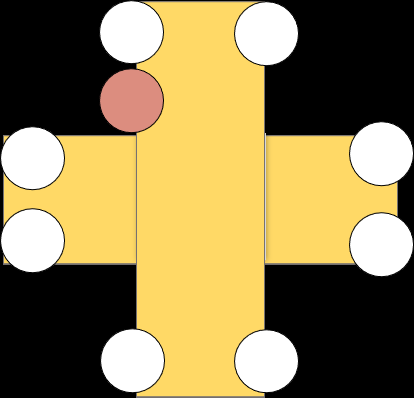
#> input picture multicodes/assets/reference/canonical_cross_clean.png, 414 x 398 px, given as the content of the folder input/single, which was not available
$ python compare_segmentation.py
#> lines starting #> are read from the running program, lines starting #| are printed output that depends on the picture; after the words box and inside, x2 and y2 are one past the last pixel; in counts of white or black regions, pixels touching at a corner belong together
### multicodes/src/pipeline.py
import argparse
import base64
import html
import json
import re
import urllib.error
import urllib.request
import zipfile
from datetime import datetime
from pathlib import Path

import cv2
import numpy as np


QWEN_SYSTEM_PROMPT = """You are a strict visual classifier for four-bit
binary codes on cross-shaped DNA origami structures.

Each cross has horizontal and vertical arms. Up to nine designed sites can
bind streptavidin and appear as small white dots. An orange marker near the
upper-left side of the vertical arm defines the orientation.

Read the bits in this order:
1. Vertical arm, left side: top = 1, bottom = 0.
2. Vertical arm, right side: top = 1, bottom = 0.
3. Horizontal arm, upper side: right = 1, left = 0.
4. Horizontal arm, lower side: right = 1, left = 0.

Use the orange marker to determine orientation. Do not infer orientation from
an arbitrary image rotation.

Return one valid JSON object only, with no Markdown or explanation:
{"code":"1010","confidence":0.95,"reason":"brief explanation"}

The code must be a four-character binary string from 0000 to 1111."""


def imread_unicode(path):
    data = np.fromfile(str(path), dtype=np.uint8)
    return cv2.imdecode(data, cv2.IMREAD_COLOR)


def imwrite_unicode(path, image):
    ext = Path(path).suffix.lower() or ".png"
    params = [cv2.IMWRITE_PNG_COMPRESSION, 3] if ext == ".png" else []
    ok, buffer = cv2.imencode(ext, image, params)
    if not ok:
        raise RuntimeError(f"Failed to encode image: {path}")
    with open(path, "wb") as f:
        f.write(buffer)


# [18 lines left out: functions image_to_data_url, resize_for_api, not called in this run]


def normalize_binary(gray):
    blur = cv2.GaussianBlur(gray, (5, 5), 0)
    _, binary = cv2.threshold(blur, 0, 255, cv2.THRESH_BINARY + cv2.THRESH_OTSU)
    if binary.mean() > 127:
        binary = cv2.bitwise_not(binary)
    binary = cv2.morphologyEx(binary, cv2.MORPH_CLOSE, np.ones((5, 5), np.uint8), iterations=2)
    binary = cv2.morphologyEx(binary, cv2.MORPH_OPEN, np.ones((3, 3), np.uint8), iterations=1)
    return binary


def expand_box(box, image_shape, padding):
    x1, y1, x2, y2 = box
    h, w = image_shape[:2]
    return (
        max(0, x1 - padding),
        max(0, y1 - padding),
        min(w, x2 + padding),
        min(h, y2 + padding),
    )


def segment_by_erosion(image, erode_radius, min_area, padding):
    gray = cv2.cvtColor(image, cv2.COLOR_BGR2GRAY)
    binary = normalize_binary(gray)
    ksize = max(3, int(erode_radius) * 2 + 1)
    kernel = cv2.getStructuringElement(cv2.MORPH_ELLIPSE, (ksize, ksize))
    eroded = cv2.erode(binary, kernel, iterations=1)

    num_labels, labels, stats, _ = cv2.connectedComponentsWithStats(eroded, connectivity=8)
    boxes = []
    debug_mask = np.zeros_like(binary)

    for label in range(1, num_labels):
        area = int(stats[label, cv2.CC_STAT_AREA])
        if area < min_area:
            continue
        x = int(stats[label, cv2.CC_STAT_LEFT])
        y = int(stats[label, cv2.CC_STAT_TOP])
        w = int(stats[label, cv2.CC_STAT_WIDTH])
        h = int(stats[label, cv2.CC_STAT_HEIGHT])
        boxes.append(
            expand_box(
                (x, y, x + w, y + h),
                image.shape,
                padding + erode_radius,
            )
        )
        debug_mask[labels == label] = 255

    boxes.sort(key=lambda b: (b[1], b[0]))
    return boxes, binary, debug_mask


# [439 lines left out: functions segment_crosses, extract_json, extract_pptx_reference, build_reference_sheet, call_qwen, draw_result and 1 more, not called in this run]


# [2 lines that do not run on import are left out]

### multicodes/src/compare_segmentation.py
import argparse
import json
from datetime import datetime
from pathlib import Path

import cv2
import numpy as np

from pipeline import (
    imread_unicode,
    imwrite_unicode,
    normalize_binary,
    segment_by_erosion,
)


def find_local_peaks(values, min_distance):
    peaks = []
    for index in range(1, len(values) - 1):
        if values[index] < values[index - 1] or values[index] < values[index + 1]:
            continue
        if any(abs(index - peak) < min_distance for peak in peaks):
            continue
        peaks.append(index)
    return peaks


def box_from_segment(axis_start, axis_end, horizontal, image_shape, padding):
    h, w = image_shape[:2]
    if horizontal:
        return (
            max(0, axis_start - padding),
            0,
            min(w, axis_end + padding),
            h,
        )
    return (
        0,
        max(0, axis_start - padding),
        w,
        min(h, axis_end + padding),
    )


def segment_period(image, reference_shape, padding):
    gray = cv2.cvtColor(image, cv2.COLOR_BGR2GRAY)
    binary = normalize_binary(gray)
    h, w = gray.shape[:2]
    horizontal = w >= h
    length = w if horizontal else h

    profile = binary.sum(axis=0 if horizontal else 1).astype(np.float32)
    kernel = np.ones(7, dtype=np.float32) / 7.0
    smooth = np.convolve(profile, kernel, mode="same")
    centered = smooth - smooth.mean()

    autocorr = np.correlate(centered, centered, mode="full")[len(centered) - 1 :]
    if autocorr[0] > 0:
        autocorr = autocorr / autocorr[0]

    reference_length = reference_shape[1] if horizontal else reference_shape[0]
    min_lag = max(8, int(reference_length * 0.55))
    max_lag = min(len(autocorr) - 2, int(reference_length * 1.8))
    min_lag = min(min_lag, max_lag - 1)

    peaks = find_local_peaks(autocorr, max(2, reference_length // 4))
    candidate_peaks = [p for p in peaks if min_lag <= p <= max_lag]
    if candidate_peaks:
        period = max(candidate_peaks, key=lambda p: autocorr[p])
    else:
        period = max(min_lag, int(round(reference_length)))

    count = max(1, int(round(length / period)))
    expected_boundaries = np.linspace(0, length, count + 1)
    boundaries = [0]

    for expected in expected_boundaries[1:-1]:
        radius = max(3, int(period * 0.2))
        start = max(1, int(expected - radius))
        end = min(length - 1, int(expected + radius))
        if end <= start:
            boundaries.append(int(expected))
        else:
            local = smooth[start:end]
            boundaries.append(start + int(np.argmin(local)))
    boundaries.append(length)
    boundaries = sorted(set(boundaries))

    boxes = []
    for start, end in zip(boundaries[:-1], boundaries[1:]):
        if end - start < reference_length * 0.45:
            continue
        boxes.append(box_from_segment(start, end, horizontal, image.shape, padding))

    return (
        boxes,
        binary,
        {
            "period_px": int(period),
            "count": len(boxes),
            "profile": smooth.tolist(),
            "autocorr": autocorr.tolist(),
        },
    )


def segment_template(
    image,
    template,
    padding,
    threshold,
    min_distance_ratio,
    max_crosses,
    count_hint=None,
    min_score=0.15,
):
    chain_gray = cv2.cvtColor(image, cv2.COLOR_BGR2GRAY)
    template_gray = cv2.cvtColor(template, cv2.COLOR_BGR2GRAY)

    if template_gray.shape[0] > chain_gray.shape[0] or template_gray.shape[1] > chain_gray.shape[1]:
        return [], None, {"error": "template_larger_than_chain"}

    result = cv2.matchTemplate(chain_gray, template_gray, cv2.TM_CCOEFF_NORMED)
    result = np.nan_to_num(result, nan=-1.0, posinf=-1.0, neginf=-1.0)

    h, w = template_gray.shape[:2]
    min_distance = max(4, int(min(w, h) * min_distance_ratio))
    boxes = []
    scores = []
    work = result.copy()

    target_count = min(max_crosses, count_hint) if count_hint else max_crosses
    while len(boxes) < target_count:
        _, max_value, _, max_location = cv2.minMaxLoc(work)
        effective_threshold = threshold if count_hint is None else min_score
        if max_value < effective_threshold:
            break
        x, y = max_location
        boxes.append(
            (
                max(0, x - padding),
                max(0, y - padding),
                min(image.shape[1], x + w + padding),
                min(image.shape[0], y + h + padding),
            )
        )
        scores.append(float(max_value))

        x1 = max(0, x - min_distance)
        y1 = max(0, y - min_distance)
        x2 = min(work.shape[1], x + min_distance + 1)
        y2 = min(work.shape[0], y + min_distance + 1)
        work[y1:y2, x1:x2] = -1.0

    boxes.sort(key=lambda box: (box[1], box[0]))
    return (
        boxes,
        result,
        {
            "count": len(boxes),
            "scores": scores,
            "threshold": threshold,
            "count_hint": count_hint,
            "template_size": [int(w), int(h)],
        },
    )


def draw_boxes(image, boxes, color):
    vis = image.copy()
    for index, box in enumerate(boxes, start=1):
        x1, y1, x2, y2 = box
        cv2.rectangle(vis, (x1, y1), (x2, y2), color, 2)
        cv2.putText(
            vis,
            str(index),
            (x1 + 3, min(y2 - 4, y1 + 18)),
            cv2.FONT_HERSHEY_SIMPLEX,
            0.5,
            color,
            1,
            cv2.LINE_AA,
        )
    return vis


def add_header(image, title):
    header = np.zeros((36, image.shape[1], 3), dtype=np.uint8)
    cv2.putText(
        header,
        title,
        (8, 25),
        cv2.FONT_HERSHEY_SIMPLEX,
        0.7,
        (255, 255, 255),
        2,
        cv2.LINE_AA,
    )
    return np.vstack([header, image])


def save_method(
    method_dir,
    method_name,
    image,
    boxes,
    method_color,
    summary,
):
    method_dir.mkdir(parents=True, exist_ok=True)
    crops_dir = method_dir / "crops"
    crops_dir.mkdir(exist_ok=True)

    vis = draw_boxes(image, boxes, method_color)
    imwrite_unicode(method_dir / "boxes.png", vis)

    for index, box in enumerate(boxes, start=1):
        x1, y1, x2, y2 = box
        crop = image[y1:y2, x1:x2]
        imwrite_unicode(crops_dir / f"cross_{index:02d}.png", crop)

    summary[method_name] = {
        **summary.get(method_name, {}),
        "count": len(boxes),
        "boxes": [[int(v) for v in box] for box in boxes],
    }


def main():
    parser = argparse.ArgumentParser(description="Compare cross-chain segmentation methods.")
    parser.add_argument(
        "--single",
        default="input/single",
        help="single-cross template image or directory",
    )
    parser.add_argument(
        "--multi",
        default="input/multi",
        help="cross-chain image or directory",
    )
    parser.add_argument("--output", default=None)
    parser.add_argument("--erode-radius", type=int, default=4)
    parser.add_argument("--min-area", type=int, default=800)
    parser.add_argument("--padding", type=int, default=0)
    parser.add_argument("--template-threshold", type=float, default=0.45)
    parser.add_argument("--min-distance-ratio", type=float, default=0.5)
    parser.add_argument("--max-crosses", type=int, default=20)
    args = parser.parse_args()

    if args.output is None:
        output_dir = (
            Path(__file__).parent
            / "outputs"
            / f"segmentation_compare_{datetime.now().strftime('%Y%m%d_%H%M%S')}"
        )
    else:
        output_dir = Path(args.output)

    single_path = Path(args.single)
    single_files = (
        [single_path]
        if single_path.is_file()
        else sorted(
            p
            for p in single_path.iterdir()
            if p.suffix.lower() in (".png", ".jpg", ".jpeg", ".tif", ".tiff")
        )
    )
    template = imread_unicode(single_files[0]) if single_files else None
#> in imread_unicode, returned value is the input picture: shape (398, 414, 3); mean B, G, R 82.9, 129.6, 146.4
    if template is None:
        raise SystemExit("No single-cross template image found")

    multi_path = Path(args.multi)
    multi_files = (
        [multi_path]
        if multi_path.is_file()
        else sorted(
            p
            for p in multi_path.iterdir()
            if p.suffix.lower() in (".png", ".jpg", ".jpeg", ".tif", ".tiff")
        )
    )

    summary = {
        "template": str(single_files[0]),
        "template_size": [template.shape[1], template.shape[0]],
        "methods": {},
    }

    for image_path in multi_files:
        image = imread_unicode(image_path)
        if image is None:
            continue
        base_dir = output_dir / image_path.stem

        boxes_erode, _, _ = segment_by_erosion(
            image, args.erode_radius, args.min_area, args.padding
        )
#> in normalize_binary, `_, binary = cv2.threshold(blur, 0, 255, cv2.THRESH_BINARY + cv2.THRESH..`:
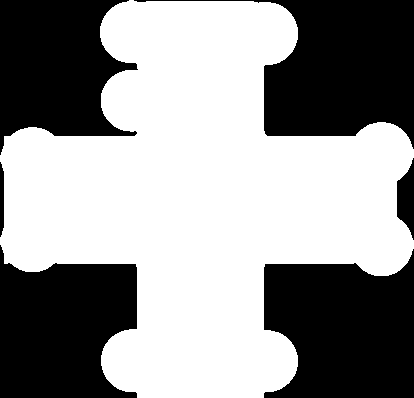
#> binary: shape (398, 414); 58.4% white; 6 black regions, box (x1, y1, x2, y2) and area: (134, 0, 414, 149) 18343, (264, 249, 414, 398) 18026, (0, 245, 137, 398) 16331, (0, 0, 138, 155) 14692, (397, 158, 414, 240) 908, (0, 162, 4, 237) 266
#> in normalize_binary, `binary = cv2.morphologyEx(binary, cv2.MORPH_CLOSE, np.ones((5, 5), np...`: binary: shape (398, 414); 41.6% white; 3 white regions, box (x1, y1, x2, y2) and area: (0, 0, 414, 398) 49660, (264, 249, 414, 398) 18026, (397, 158, 414, 240) 908
#> in normalize_binary, `binary = cv2.morphologyEx(binary, cv2.MORPH_OPEN, np.ones((3, 3), np.u..`: binary: shape (398, 414); 41.5% white; 7 white regions (1 under 20 px), largest, box (x1, y1, x2, y2) and area: (254, 0, 414, 147) 18211, (264, 251, 414, 398) 18022, (0, 247, 137, 398) 16331, (0, 0, 137, 152) 14688, (397, 160, 414, 238) 904, (0, 164, 4, 235) 262
#> in segment_by_erosion, `eroded = cv2.erode(binary, kernel, iterations=1)`: eroded: shape (398, 414); 37.9% white; 5 white regions, box (x1, y1, x2, y2) and area: (268, 0, 414, 138) 16850, (268, 260, 414, 398) 16678, (0, 264, 133, 398) 15021, (0, 0, 125, 135) 13263, (401, 169, 414, 229) 563
#> in segment_by_erosion, `num_labels, labels, stats, _ = cv2.connectedComponentsWithStats(eroded..`:
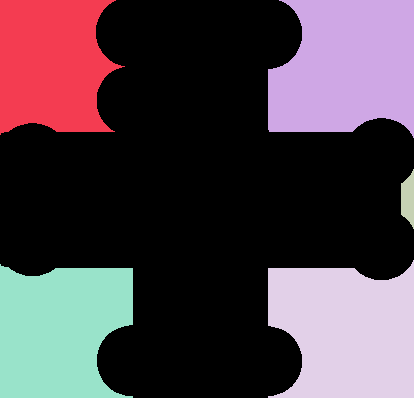
#> labels: shape (398, 414) int32; 6 distinct labels, from 0 to 5; one colour per label, 0 black
#> in segment_by_erosion, `num_labels, labels, stats, _ = cv2.connectedComponentsWithStats(eroded..`: num_labels = 6; stats = [[0, 0, 414, 398, 102397], [0, 0, 125, 135, 13263], [268, 0, 146, 138, 16850], [401, 169, 13, 60, 563], [268, 260, 146, 138, 16678], [0, 264, 133, 134, 15021]]
#> the loop in segment_by_erosion, `for label in range(1, num_labels):` made 5 passes
#> (area, x, y) on passes 1, 2, 4, 5: (13263, 0, 0), (16850, 268, 0), (16678, 268, 260), (15021, 0, 264)
#> area on pass 3: 563
#> after the loop in segment_by_erosion, `for label in range(1, num_labels):`:
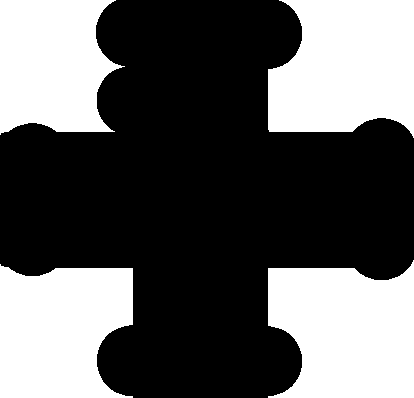
#> debug_mask: shape (398, 414); 37.5% white; 4 white regions, box (x1, y1, x2, y2) and area: (268, 0, 414, 138) 16850, (268, 260, 414, 398) 16678, (0, 264, 133, 398) 15021, (0, 0, 125, 135) 13263
#> after the loop in segment_by_erosion, `for label in range(1, num_labels):`: boxes = [(0, 0, 129, 139), (264, 0, 414, 142), (264, 256, 414, 398), (0, 260, 137, 398)]
#> boxes_erode has the same summary as boxes in segment_by_erosion
        save_method(
            base_dir / "erode",
            "erode",
            image,
            boxes_erode,
            (0, 0, 255),
            summary["methods"],
        )
#> the loop in draw_boxes, `for index, box in enumerate(boxes, start=1):` made 4 passes
#> after the loop in draw_boxes, `for index, box in enumerate(boxes, start=1):`: vis: shape (398, 414, 3); 3.22% of pixels changed, all inside (x1, y1, x2, y2) = (0, 0, 414, 398)
#> in imwrite_unicode, `params = [cv2.IMWRITE_PNG_COMPRESSION, 3] if ext == ".png" else []`: params = [16, 3]
#> in imwrite_unicode, `ok, buffer = cv2.imencode(ext, image, params)`: buffer = 19672 values, max 255 at index 363, min 0 at index 8, mean 125.4
#> the loop in save_method, `for index, box in enumerate(boxes, start=1):` made 4 passes

        boxes_period, _, period_info = segment_period(image, template.shape, args.padding)
#> in segment_period, `profile = binary.sum(axis=0 if horizontal else 1).astype(np.float32)`: profile = 414 values, max 95370 at index 0, min 0 at index 146, mean 42152.6
#> in segment_period, `smooth = np.convolve(profile, kernel, mode="same")`: smooth = 414 values, max 89177.1 at index 410, min 0 at index 149, mean 41761.2
#> in segment_period, `centered = smooth - smooth.mean()`: centered = 414 values, max 47415.9 at index 410, min -41761.2 at index 149, mean 0.00181
#> in segment_period, `autocorr = np.correlate(centered, centered, mode="full")[len(centered)..`: autocorr = 414 values, max 3.83e+11 at index 0, min -2.42e+11 at index 156, mean 462095904
#> in segment_period, `autocorr = autocorr / autocorr[0]`: autocorr = 414 values, max 1 at index 0, min -0.632 at index 156, mean 0.00121
#> in segment_period, `max_lag = min(len(autocorr) - 2, int(reference_length * 1.8))`: max_lag = 412
#> after the loop in find_local_peaks, `for index in range(1, len(values) - 1):`: peaks = [310]
#> in segment_period, `period = max(candidate_peaks, key=lambda p: autocorr[p])`: period = 310
#> in segment_period, `count = max(1, int(round(length / period)))`: count = 1
#> after the loop in segment_period, `for expected in expected_boundaries[1:-1]:`: boundaries = [0]
#> in segment_period, `boundaries = sorted(set(boundaries))`: boundaries = [0, 414]
#> the loop in segment_period, `for start, end in zip(boundaries[:-1], boundaries[1:]):` made 1 pass
#> (start, end, h in box_from_segment, w in box_from_segment) on pass 1: (0, 414, 398, 414)
#> after the loop in segment_period, `for start, end in zip(boundaries[:-1], boundaries[1:]):`: boxes = [(0, 0, 414, 398)]
#> boxes_period = [(0, 0, 414, 398)]; period_info = 4 items
        save_method(
            base_dir / "period",
            "period",
            image,
            boxes_period,
            (0, 255, 0),
            summary["methods"],
        )
#> the loop in draw_boxes (call 2), `for index, box in enumerate(boxes, start=1):` made 1 pass
#> (index, x1, y1, x2, y2) on pass 1: (1, 0, 0, 414, 398)
#> the loop in save_method (call 2), `for index, box in enumerate(boxes, start=1):` made 1 pass
#> (index, x1, y1, x2, y2, ext in imwrite_unicode, params in imwrite_unicode) on pass 1: (1, 0, 0, 414, 398, '.png', [16, 3])
        summary["methods"]["period"].update(
            {key: value for key, value in period_info.items() if key not in ("profile", "autocorr")}
        )

        boxes_template, _, template_info = segment_template(
            image,
            template,
            args.padding,
            args.template_threshold,
            args.min_distance_ratio,
            args.max_crosses,
        )
#> in segment_template, `result = cv2.matchTemplate(chain_gray, template_gray, cv2.TM_CCOEFF_NO..`: result = [1]
#> the loop in segment_template, `while len(boxes) < target_count:` made 2 passes
#> (max_value, x, y, x1, y1, x2, y2) on pass 1: (1, 0, 0, 0, 0, 1, 1)
#> (max_value, max_location) on pass 2: (-1, (0, 0))
#> after the loop in segment_template, `while len(boxes) < target_count:`: boxes = [(0, 0, 414, 398)]; scores = [1]; work = [-1]
#> boxes_template = [(0, 0, 414, 398)]; template_info = 5 items
        save_method(
            base_dir / "template",
            "template",
            image,
            boxes_template,
            (255, 0, 0),
            summary["methods"],
        )
#> call 3 of draw_boxes, with color = (255, 0, 0)
#> the loop in draw_boxes (call 3), `for index, box in enumerate(boxes, start=1):` made 1 pass
#> after the loop in draw_boxes (call 3), `for index, box in enumerate(boxes, start=1):`:
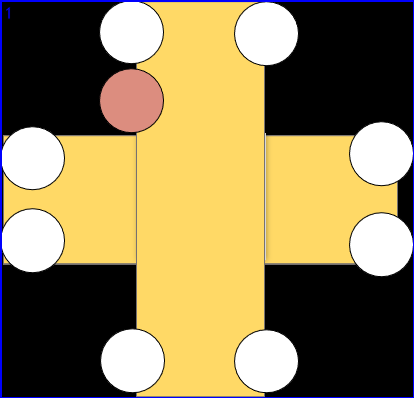
#> vis: shape (398, 414, 3); 1.5% of pixels changed, all inside (x1, y1, x2, y2) = (0, 0, 414, 398)
        summary["methods"]["template"].update(template_info)

        boxes_hybrid, _, hybrid_info = segment_template(
            image,
            template,
            args.padding,
            args.template_threshold,
            args.min_distance_ratio,
            args.max_crosses,
            count_hint=len(boxes_period),
            min_score=0.15,
        )
#> the loop in segment_template (call 2), `while len(boxes) < target_count:` made 1 pass
#> boxes_hybrid = [(0, 0, 414, 398)]; hybrid_info = {'count': 1, 'scores': [1], 'threshold': 0.45, 'count_hint': 1, 'template_size': [414, 398]}
        save_method(
            base_dir / "hybrid",
            "hybrid",
            image,
            boxes_hybrid,
            (255, 255, 0),
            summary["methods"],
        )
#> call 4 of draw_boxes, with color = (255, 255, 0)
#> the loop in draw_boxes (call 4), `for index, box in enumerate(boxes, start=1):` made 1 pass
#> after the loop in draw_boxes (call 4), `for index, box in enumerate(boxes, start=1):`:
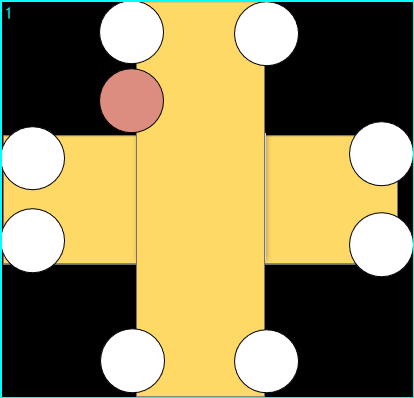
#> vis: shape (398, 414, 3); 1.5% of pixels changed, all inside (x1, y1, x2, y2) = (0, 0, 414, 398)
        summary["methods"]["hybrid"].update(hybrid_info)

        comparison = np.vstack(
            [
                add_header(
                    draw_boxes(image, boxes_erode, (0, 0, 255)),
                    f"erode: {len(boxes_erode)}",
                ),
                add_header(
                    draw_boxes(image, boxes_period, (0, 255, 0)),
                    f"period: {len(boxes_period)} (T={period_info['period_px']}px)",
                ),
                add_header(
                    draw_boxes(image, boxes_template, (255, 0, 0)),
                    f"template: {len(boxes_template)}",
                ),
                add_header(
                    draw_boxes(image, boxes_hybrid, (255, 255, 0)),
                    f"hybrid: {len(boxes_hybrid)}",
                ),
            ]
        )
#> in add_header, `header = np.zeros((36, image.shape[1], 3), dtype=np.uint8)`: header: shape (36, 414, 3); every value is 0
#> in add_header, `cv2.putText( header, title, (8, 25), cv2.FONT_HERSHEY_SIMPLEX, 0.7, (2..`: header: shape (36, 414, 3); min 0, max 255, mean 12.1
#> in add_header (call 2), `cv2.putText( header, title, (8, 25), cv2.FONT_HERSHEY_SIMPLEX, 0.7, (2..`: header: shape (36, 414, 3); min 0, max 255, mean 29.2
#> call 3 of add_header, with title = 'template: 1'
#> in add_header (call 3), `cv2.putText( header, title, (8, 25), cv2.FONT_HERSHEY_SIMPLEX, 0.7, (2..`: header: shape (36, 414, 3); min 0, max 255, mean 16.8
#> in add_header (call 3), `return np.vstack([header, image])`:
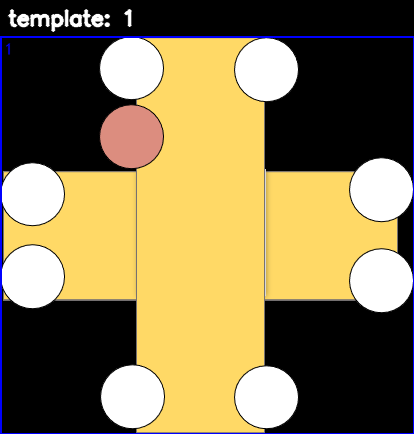
#> returned value: shape (434, 414, 3); mean of channels 0, 1, 2 80.7, 120, 135.5; drawn as B, G, R
#> in add_header (call 4), `cv2.putText( header, title, (8, 25), cv2.FONT_HERSHEY_SIMPLEX, 0.7, (2..`: header: shape (36, 414, 3); min 0, max 255, mean 12.3
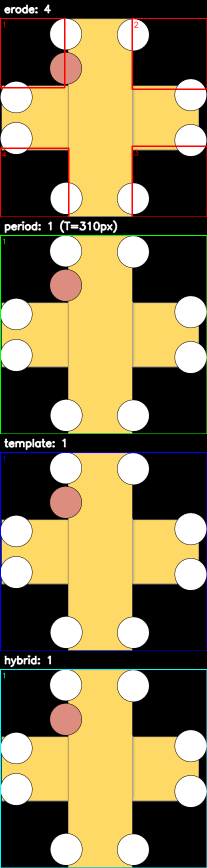
#> comparison: shape (1736, 414, 3) (shown at 1/2 size); mean B, G, R 78.3, 120.9, 136.3
        imwrite_unicode(base_dir / "methods_comparison.png", comparison)

        print(
            f"{image_path.name}: "
            f"erode={len(boxes_erode)}, "
            f"period={len(boxes_period)}, "
            f"template={len(boxes_template)}, "
            f"hybrid={len(boxes_hybrid)}"
        )
#| canonical_cross_clean.png: erode=4, period=1, template=1, hybrid=1

    with open(output_dir / "summary.json", "w", encoding="utf-8") as f:
        json.dump(summary, f, indent=2, ensure_ascii=False)

    print(f"Results: {output_dir}")


if __name__ == "__main__":
    main()
